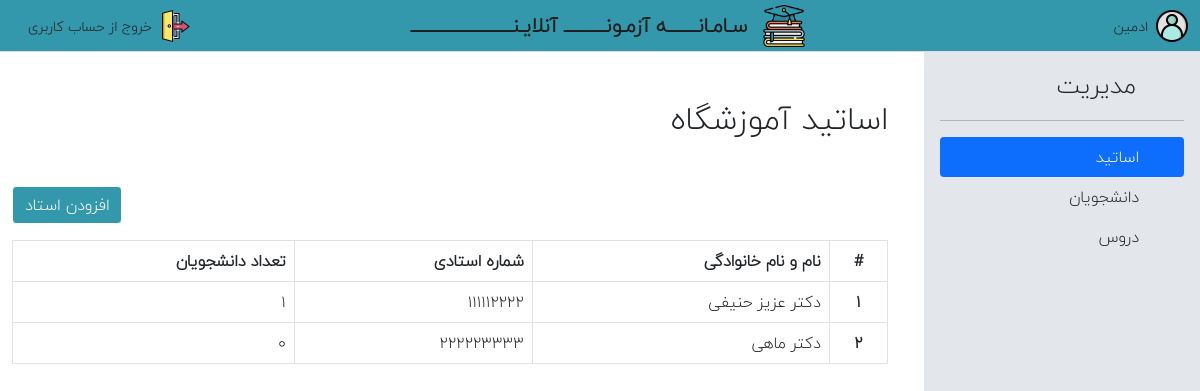
Page /admin (signed in) on the earlier database version.
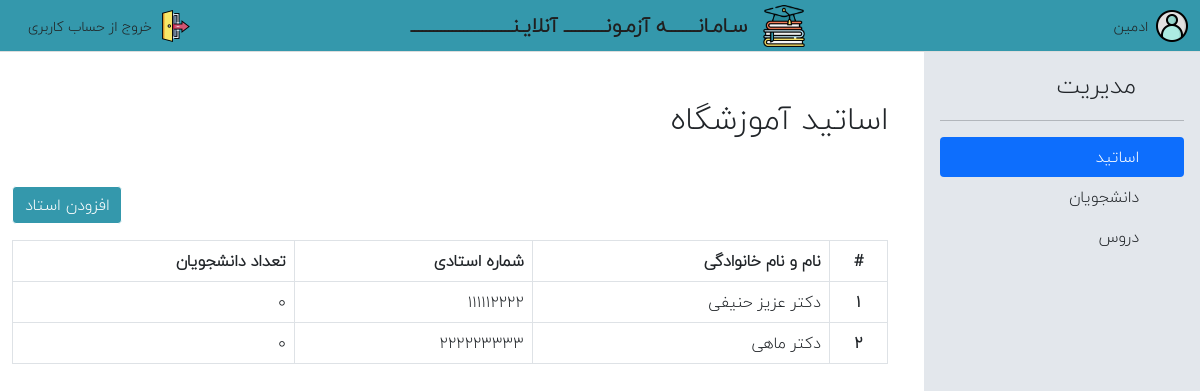
Same page on the later database version.
### online_test/models.py (models this page shows, shortened)
class User(db.Model, UserMixin):
    id = db.Column(db.Integer, primary_key=True)
    name = db.Column(db.String(100), nullable=False) # Full name
    identifier = db.Column(db.String(10), nullable=False, unique=True)
    user_type = db.Column(db.String(30), default='student')
    password = db.Column(db.String(32), nullable=False)
    phone = db.Column(db.String(32))
    answers = db.relationship("Answer", backref="student")
    courses_of_teacher = db.relationship('Course', backref="teacher")
    courses_of_student = db.relationship('Course', secondary=enrolls, backref=db.backref("enrolled_students", lazy="dynamic"))
    completed_exams = db.relationship('Exam', secondary=completed_exams, backref=db.backref("completed_students", lazy="dynamic"))
    create_date = db.Column(db.DateTime, default=datetime.utcnow)
    @property
    def is_teacher(self):
        return self.user_type == 'teacher'
    @property
    def is_admin(self):
        return self.user_type == 'admin' or self.id == 1

### online_test/routes.py (the view)
@app.route('/admin')
@login_required
def admin():
    if not current_user.is_admin:
        return redirect(url_for(current_user.user_type))
    data = {
        "students":  User.query.filter_by(user_type="student").all(),
        "teachers":  User.query.filter_by(user_type="teacher").all(),
        "courses":  Course.query.all()
    }
    data["student_counts"] =  { teacher.id: sum([len(c.enrolled_students.all()) for c in teacher.courses_of_teacher]) for teacher in data['teachers'] }
    data["student_units"] =  { student.id: sum([c.units for c in student.courses_of_student]) for student in data['students'] }
    return render_template('admin.html', **data)

### online_test/models.py (called while the page is built)
@login_manager.user_loader
def load_user(user_id):
    return User.query.get(int(user_id))

### online_test/routes.py (called while the page is built)
@app.teardown_appcontext
def teardown_source(exception):
   return g.pop('source', None)

### online_test/templates/admin.html (shortened to what this page needs)
{% extends 'base.html' %}
{% block main %}
    <main class="admin_dashboard h-100">
        <div class="row m-0  h-100">
            <div class="col-3 sidebar  h-100 ps-0">
                <div class="d-flex flex-column flex-shrink-0 p-3 bg-lightblue  h-100" >
                    <a href="/" class="d-flex align-items-center mb-3 mb-md-0 me-md-auto link-dark text-decoration-none" dideo-checked="true">
                      <svg class="bi me-2" width="40" height="32"><use xlink:href="#bootstrap"></use></svg>
                      <span class="fs-4">مدیریت</span>
                    </a>
                    <hr>
                    <ul class="nav nav-pills flex-column mb-auto">
                      <li class="nav-item">
                        <a href="#teachers" class="nav-link link-dark active" aria-current="page" data-target="teachers" >
                          <svg class="bi me-2" width="16" height="16"><use xlink:href="#home"></use></svg>
                          اساتید
                        </a>
                      </li>
                      <li class="nav-item">
                        <a href="#students" class="nav-link link-dark" aria-current="page" data-target="students" >
                          <svg class="bi me-2" width="16" height="16"><use xlink:href="#home"></use></svg>
                          دانشجویان
                        </a>
                      </li>
                      <li>
                        <a href="#courses" class="nav-link link-dark" data-target="courses">
                          <svg class="bi me-2" width="16" height="16"><use xlink:href="#speedometer2"></use></svg>
                          دروس
                        </a>
                      </li>
                    </ul>
                  </div>
            </div>
            <div class="col-12 col-md-9 content ms-auto">
                <article class ="" id="teachers">
                    <h2 class="my-4 py-4">اساتید آموزشگاه</h2>
                    <div class="form-group text-end mb-3">
                        <button type="button" class="btn btn-main" data-toggle="modal" data-target="#exampleModal" data-whatever="teacher">افزودن استاد</button>
                    </div>
                    <table class="table table-bordered">
                        <thead>
                        <tr>
                            <th scope="col">#</th>
                            <th scope="col">نام و نام خانوادگی</th>
                            <th scope="col">شماره استادی</th>
                            <th scope="col">تعداد دانشجویان</th>
                        </tr>
                        </thead>
                        <tbody>
                            {% for teacher in teachers %}
                                <tr>
                                    <th scope="row">{{loop.index}}</th>
                                    <td>دکتر {{ teacher.name }}</td>
                                    <td>{{ teacher.identifier }}</td>
                                    <td>{{ student_counts[teacher.id] }}</td>
                                </tr>
                            {% endfor %}
                        </tbody>
                    </table>
                </article>
            </div>
        </div>
    </main>
{% endblock %}

### online_test/templates/base.html (shortened to what this page needs)
<!DOCTYPE html>
<html lang="ar" dir="rtl">
<head>
    <link rel="stylesheet" href="{{ url_for('static', filename='css/bootstrap.css')}}">
    <link rel="stylesheet" href="{{ url_for('static', filename='css/toastr.css')}}">
    <link rel="stylesheet" href="{{ url_for('static', filename='css/master.css')}}">
    <link rel="stylesheet" href="{{ url_for('static', filename='css/datepicker.css')}}">
    <link rel="stylesheet" href="{{ url_for('static', filename='css/bsicons.css')}}">
    <link rel="stylesheet" href="{{ url_for('static', filename='css/countdown.css')}}">
</head>
<body class="{{ body_class or ''}}">
    {% include 'navbar.html' %}
    {% block main %} {% endblock %}
</body>
</html>

### online_test/templates/navbar.html (shortened to what this page needs)
{% if current_user.is_authenticated %}
<nav class="navbar navbar-light bg-main">
  <div class="container-fluid">
    {% if current_user.is_authenticated %}
      <a class="user text-decoration-none d-none d-md-flex" href="/" >
        <img src="{{url_for('static', filename='img/user.png')}}"  alt="logout" class="d-inline-block align-text-top logout">
        <span>{{ current_user.name }}</span>
      </a>
    {% endif %}
    <a class="navbar-brand flex-grow-1 logo justify-content-center d-none d-md-flex" href="#">
      <img src="{{url_for('static', filename='img/logo.png')}}" alt="logo" class="d-inline-block align-text-top logo">
      سـامـانــــــــه آزمـونـــــــــــ آنلایـنـــــــــــــــــــــــــــ
    </a>
    {% if current_user.is_authenticated %}
      <a class="logout text-decoration-none d-none d-md-flex"  href="/logout" >
        <img src="{{url_for('static', filename='img/logout.png')}}"  alt="logout" class="d-inline-block align-text-top logout">
        <span>خروج از  حساب کاربری</span>
      </a>
    {% endif %}
  </div>
</nav>
{% endif %}

### online_test/static/css/master.css (style rules this page uses)
* { font-family: IRANYekan; }
a { text-decoration: none; }
body { height: calc(100vh - 61px); padding-top: 52px; }
.bg-lightblue { background-color: #e3e7ec ; }
.row { margin-left: 0; margin-right: 0; }
td, th { white-space: nowrap; }
nav.navbar { padding: 0; border-bottom: 1px solid #ddd; position: fixed; width: 100%; left: 0; top: 0; z-index: 1; height: 52px; }
.sidebar { width: 24%; position: fixed; top: 52px; bottom: 0; right: 0; }
nav.navbar a { display: flex; align-items: center; color: #201F1F !important; }
nav.navbar a.logo { font-weight: 900; }
nav.navbar a.user, nav.navbar a.logout { width: 180px; font-size: 14px; }
nav.navbar img.logo { width: 42px; height: 42px; margin-left: 16px; }
nav.navbar img.logout { width: 32px; height: 32px; margin-left: 8px; }
.sidebar a { text-decoration: none; }
table tr > th:nth-of-type(1) { text-align: center; }

Differences in the rows shown:
changed User "عزیز حنیفی": student_counts "1" → "0"
